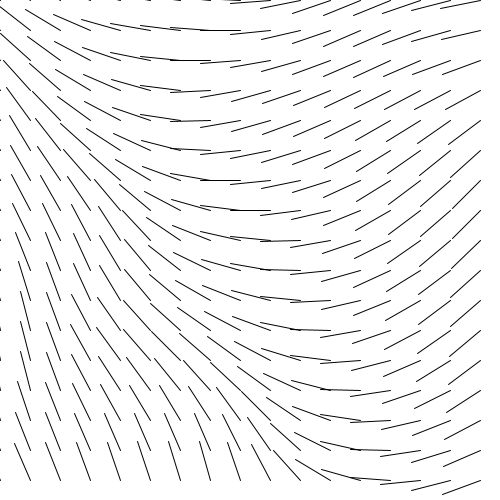
Frame 1 (no input)
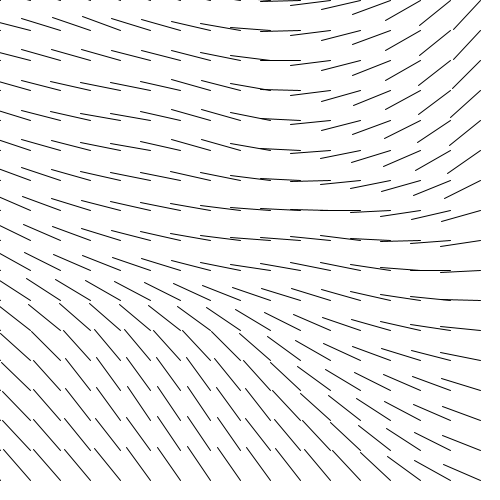
Frame 60 (the mouse pressed at the canvas centre just before this capture)
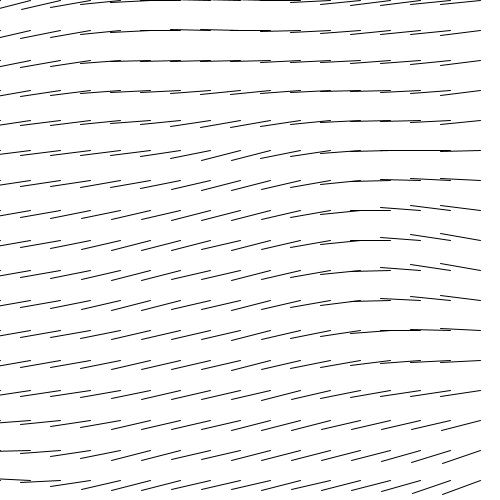
Frame 120 (the mouse held since frame 60 and released just before this capture)

The Processing sketch that drew these frames (run headless with seeded random() and noise(); from frame 60 on, the mouse is pressed at the canvas centre):

// Processing sketch: pole
// ── pole.pde
int bokKwadratu = 30;
void setup() {
  size(500, 500);
  strokeWeight(2);
}
void draw() {
  background(255);
  for (int x = 0; x< width; x= x + bokKwadratu) {
    for (int y =0; y<height; y=y+bokKwadratu) {
      PVector p = new PVector(x,y);
      
      float szum = noise(x/1000.0,y/1000.0, frameCount/100.0);
      float kat = 360 * szum;
      
      //PVector przesuniecie = PVector.random2D();
      PVector przesuniecie = PVector.fromAngle(radians(kat));
      
      
      przesuniecie.mult(40);//odleglosc od punktu p
      przesuniecie.add(p);//przesuniecie z (0,0)
      
      strokeWeight(2);
      //point(p.x, p.y);
      //point(przesuniecie.x, przesuniecie.y);
      strokeWeight(1);
      
      line(p.x, p.y, przesuniecie.x, przesuniecie.y);
    }
  }
}
